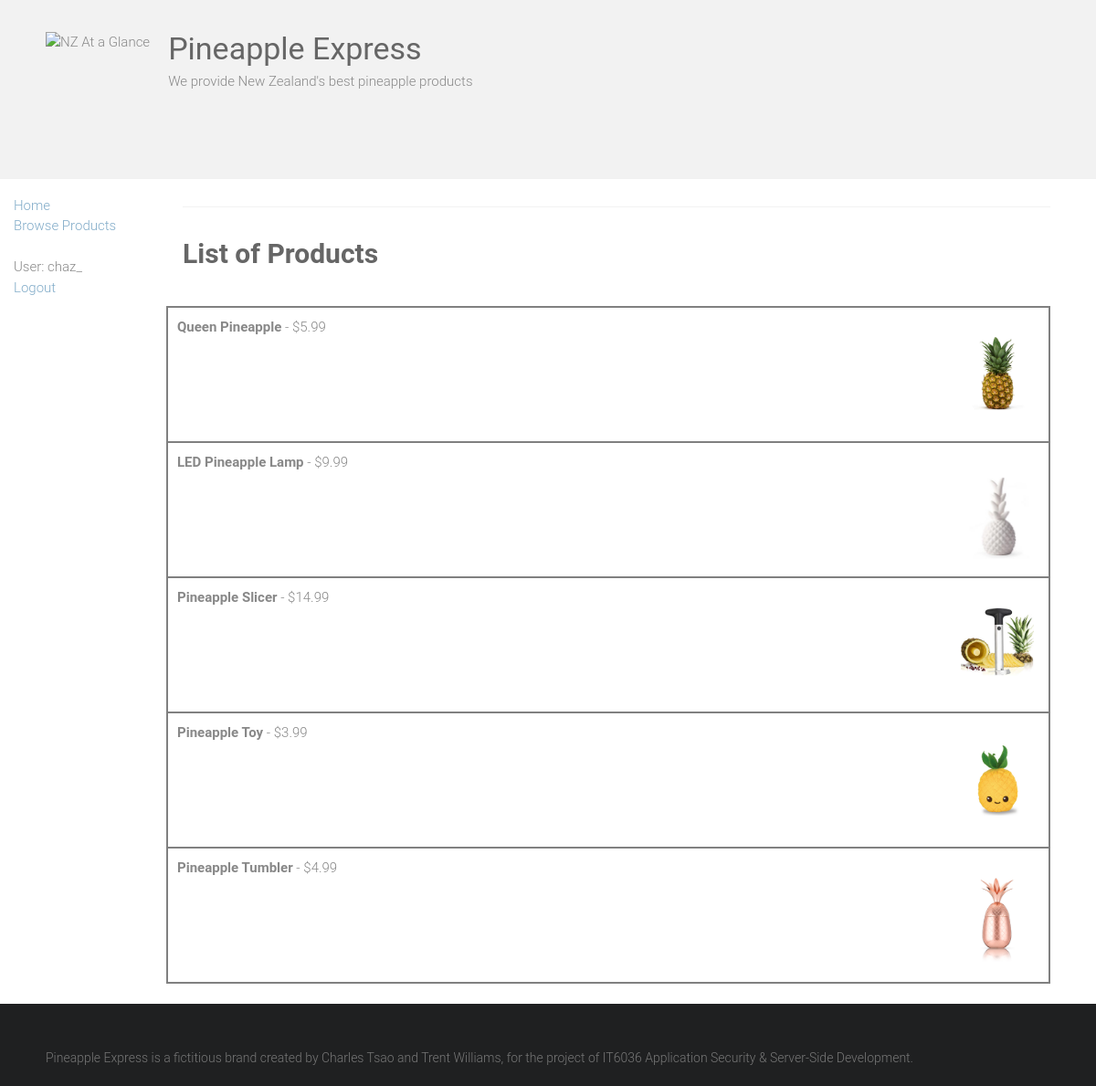
Page /pineapple/products/ (signed in) on the committed database.
### pineapple/models.py (models this page shows, shortened)
class Product(models.Model):
    name = models.CharField(max_length=150, db_index=True)
    price = models.DecimalField(max_digits=8, decimal_places=2)
    description = models.TextField(blank=True)
    quantity = models.IntegerField(blank=True)
    datelastorder = models.DateTimeField(blank=True)
    image = models.ImageField(upload_to='product_image', blank=True)

### pineapple/views.py (the view)
# urls.py: path('products/', views.ProductListView.as_view(), name='products'),
class ProductListView(generic.ListView):
    model = Product
    paginate_by = 10

### pineapple/templates/pineapple/product_list.html
{% extends "base.html" %}
{% block content %}
    <h1><strong>List of Products</strong></h1>
    <br>
    {% if product_list %}
    <ul>
      {% for product in product_list %}
      <div class="productname" style="height:150px; border: 2px solid gray; margin:-2 0 0 12%">
        <a href="{% url 'product_detail' product.id %}">
          <p style="margin:10 0 0 10"><strong>{{ product.name|capfirst}}</strong> - ${{ product.price}}</p>
		  <img src="{{ product.image.url }}" width="80" height="80" style="margin-left: 90%">
        </a>
      </div>
      {% endfor %}
      <br>
    </ul>
    {% else %}
      <p>There are no products to display.</p>
    {% endif %}
{% endblock %}

### pineapple/templates/base.html (shortened to what this page needs)
{% load static %}
<html lang="en-US">
    <head>
        <link rel="stylesheet" href="https://maxcdn.bootstrapcdn.com/bootstrap/3.3.7/css/bootstrap.min.css">
        {% load static %}
        <link rel="stylesheet" id="ample-style-css" href="{% static 'style.css' %}" type="text/css" media="all">
        <header>
            <div class="header">
                <div class="main-head-wrap inner-wrap clearfix">
                    <div id="header-logo-image">
                      <img src="{% static 'images/logo.png' %}" alt="NZ At a Glance">
                    </div>
                    <div id="header-text" class="">
                        <h1 id="site-title">
                            <a href="/" title="Pineapple Express" rel="home">Pineapple Express</a>
                        </h1>
                        <p>We provide New Zealand's best pineapple products</p>
                    </div>
                </div>
            </div>
        </header>
    </head>
    <body class="wide">
      <div class="container-fluid">
        <div class="row">
            <div class="col-sm-2">
              {% block sidebar %}
              <ul class="sidebar-nav">
                <br><br><br>
                <li><a href="{% url 'home' %}">Home</a></li>
				<li><a href="{% url 'products' %}">Browse Products</a></li>
				<br>
                {% if user.is_authenticated %}
				  <li>User: {{ user.get_username }}</li>
                  <li><a href="{% url 'logout'%}?next={{request.path}}">Logout</a></li>
                {% else %}
                  <li><a href="{% url 'login'%}?next={{request.path}}">Login</a></li>
                {% endif %}
              </ul>
              {% endblock %}
            </div>
        <div id="page" class="hfeed site">
            <div class="main-wrapper">
                <div class="single-page clearfix">
                    <div class="inner-wrap">
                        <hr>
                        <div>
                          {% block content %}
                          {% endblock %}
                        </div>
                    </div>
                </div>
            </div>
            <footer id="colophon">
                <div class="inner-wrap">
                    Pineapple Express is a fictitious brand created by Charles Tsao and Trent Williams, for the project of IT6036 Application Security & Server-Side Development.
                </div>
            </footer>
        </div>
      </div>
    </div>
    </body>
</html>

### static/style.css (style rules this page uses)
html, body, div, span, applet, object, iframe, h1, h2, h3, h4, h5, h6, p, blockquote, pre, a, abbr, acronym, address, big, cite, code, del, dfn, em, font, ins, kbd, q, s, samp, small, strike, strong, sub, sup, tt, var, dl, dt, dd, ol, ul, li, fieldset, form, label, legend, table, caption, tbody, tfoot, thead, tr, th, td { border: 0; font: inherit; font-size: 100%; font-style: inherit; font-weight: inherit; margin: 0; outline: 0; padding: 0; vertical-align: baseline; }
html { overflow-y: scroll; -webkit-text-size-adjust: 100%; -ms-text-size-adjust: 100%; }
article, aside, details, figcaption, figure, footer, header, main, nav, section { display: block; }
h1, h2, h3, h4, h5, h6 { color: #666666; line-height: 1.4; padding-bottom: 15px; font-weight: normal; }
h1 { font-size: 30px; }
body, button, input, select, textarea { color: #888888; font-size: 15px; line-height: 1.5; font-family: 'Roboto', sans-serif; font-weight: 300; }
p { color: #888888; font-size: 15px; line-height: 1.5; margin-bottom: 15px; font-weight: 300; }
ul, ol { list-style: none; }
body { background: #f2f2f2; }
strong { font-weight: bold; }
hr { border-color: #f2f2f2; border-style: solid none none; border-width: 1px 0 0; height: 0; margin: 30px 0; }
a { color: #80abc8; text-decoration: none; -webkit-transition: 0.25s ease-in-out; -moz-transition: 0.25s ease-in-out; transition: 0.25s ease-in-out; -ms-transition: 0.25s ease-in-out; -o-transition: 0.25s ease-in-out; }
img { max-width: 100%; height: auto; vertical-align: top; margin-bottom: 18px; }
a img { border: 0; }
.clearfix:after { visibility: hidden; display: block; font-size: 0; content: " "; clear: both; height: 0; }
.clearfix { display: inline-block; }
.clearfix { display: block; }
body { padding-top: 30px; padding-bottom: 30px; }
body.wide { padding-top: 0; padding-bottom: 0; }
#page { background-color: #ffffff; margin: 0 auto; max-width: 1180px; box-shadow: 0 1px 2px 0 rgba(0, 0, 0, 0.1); }
.wide #page { max-width: 100%; }
.inner-wrap { max-width: 1100px; margin: 0 auto; }
.main-head-wrap { padding: 30px 0; }
.header { border-bottom: 1px solid #f2f2f2; }
#header-logo-image { float: left; padding: 5px 20px 5px 0; max-width: 100%; }
#header-logo-image img { margin-bottom: 0px; max-height: 60px; height: auto; width: auto; }
#header-text { float: left; padding-right: 20px; }
#site-title { padding-bottom: 0; }
#site-title a { color: #666666; font-size: 34px; }
.single-page { margin-top: 50px; }
.single-page p { margin-bottom: 10px; }
#colophon { font-size: 14px; clear: both; color: #777; background-color: #1f2021; overflow: hidden; padding: 50px 0 20px; }
#colophon, #colophon p { font-size: 14px; line-height: 1.4; }

### rows in the picture
Product: name "Queen Pineapple", price "5.99", image (picture)
Product: name "LED Pineapple Lamp", price "9.99", image (picture)
Product: name "Pineapple Slicer", price "14.99", image (picture)
Product: name "Pineapple Toy", price "3.99", image (picture)
Product: name "Pineapple Tumbler", price "4.99", image (picture)

### other values in the picture
{{ user.get_username }} "chaz_"
